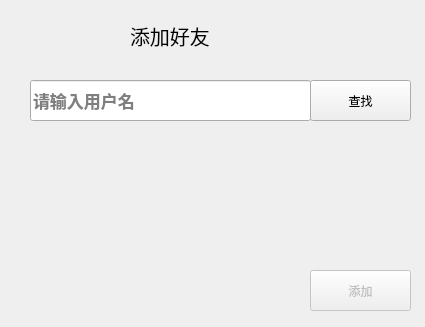
<?xml version="1.0" encoding="UTF-8"?>
<ui version="4.0">
 <class>AddFriend</class>
 <widget class="QDialog" name="AddFriend">
  <property name="geometry">
   <rect>
    <x>0</x>
    <y>0</y>
    <width>425</width>
    <height>327</height>
   </rect>
  </property>
  <property name="sizePolicy">
   <sizepolicy hsizetype="Preferred" vsizetype="Ignored">
    <horstretch>0</horstretch>
    <verstretch>0</verstretch>
   </sizepolicy>
  </property>
  <property name="windowTitle">
   <string>Dialog</string>
  </property>
  <widget class="QLabel" name="label_file">
   <property name="geometry">
    <rect>
     <x>130</x>
     <y>10</y>
     <width>101</width>
     <height>51</height>
    </rect>
   </property>
   <property name="font">
    <font>
     <pointsize>15</pointsize>
    </font>
   </property>
   <property name="text">
    <string>添加好友</string>
   </property>
  </widget>
  <widget class="QLineEdit" name="lineEdit">
   <property name="geometry">
    <rect>
     <x>30</x>
     <y>80</y>
     <width>281</width>
     <height>41</height>
    </rect>
   </property>
   <property name="font">
    <font>
     <pointsize>13</pointsize>
     <weight>75</weight>
     <bold>true</bold>
    </font>
   </property>
   <property name="styleSheet">
    <string notr="true"/>
   </property>
   <property name="placeholderText">
    <string>请输入用户名</string>
   </property>
  </widget>
  <widget class="QPushButton" name="pushButton_add">
   <property name="enabled">
    <bool>false</bool>
   </property>
   <property name="geometry">
    <rect>
     <x>310</x>
     <y>270</y>
     <width>101</width>
     <height>41</height>
    </rect>
   </property>
   <property name="text">
    <string>添加</string>
   </property>
  </widget>
  <widget class="QPushButton" name="pushButton_find">
   <property name="geometry">
    <rect>
     <x>310</x>
     <y>80</y>
     <width>101</width>
     <height>41</height>
    </rect>
   </property>
   <property name="text">
    <string>查找</string>
   </property>
  </widget>
  <widget class="QLabel" name="label">
   <property name="geometry">
    <rect>
     <x>110</x>
     <y>150</y>
     <width>191</width>
     <height>51</height>
    </rect>
   </property>
   <property name="text">
    <string/>
   </property>
  </widget>
  <widget class="QLabel" name="label_head">
   <property name="geometry">
    <rect>
     <x>10</x>
     <y>140</y>
     <width>81</width>
     <height>71</height>
    </rect>
   </property>
   <property name="styleSheet">
    <string notr="true"/>
   </property>
   <property name="text">
    <string/>
   </property>
  </widget>
 </widget>
 <resources/>
 <connections/>
</ui>
